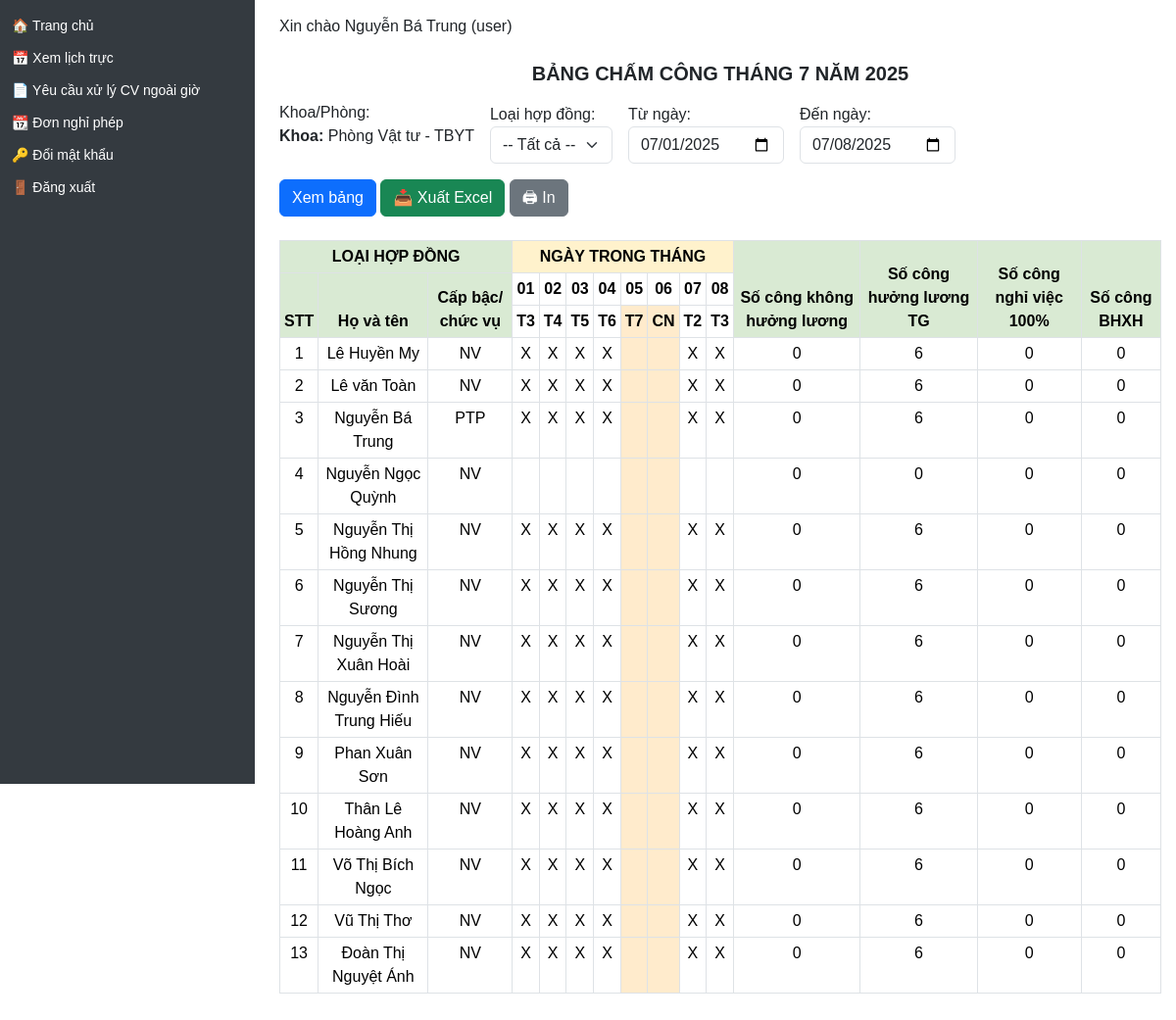
The page /bang-cham-cong (signed in) on the database its author committed.
### models/user.py (models this page shows)
class User(db.Model, UserMixin):
    __tablename__ = 'user'
    id = db.Column(db.Integer, primary_key=True)
    name = db.Column(db.String(100), nullable=False)
    username = db.Column(db.String(50), unique=True, nullable=False)
    password = db.Column(db.String(100), nullable=False)
    role = db.Column(db.String(20))  # admin / manager / user
    department = db.Column(db.String(100))
    position = db.Column(db.String(50))  # Bác sĩ / Điều dưỡng / KTV...
    contract_type = db.Column(db.String(50))  # Hợp đồng / Biên chế / v.v.
    email = db.Column(db.String(120))
    phone = db.Column(db.String(20))
    start_year = db.Column(db.Integer)  # ✅ Năm vào công tác (mới thêm)
    schedules = relationship("Schedule", back_populates="user")
    leave_requests = relationship('LeaveRequest', back_populates='user')

### app.py (the view, shortened to what this page needs)
@app.route('/bang-cham-cong')
def bang_cham_cong():
    from datetime import datetime, timedelta, date
    from sqlalchemy import or_
    user_role = session.get('role')
    user_dept = session.get('department')
    today = datetime.today()
    start_date = request.args.get('start', today.replace(day=1).strftime('%Y-%m-%d'))
    end_date = request.args.get('end', today.strftime('%Y-%m-%d'))
    raw_department = request.args.get('department', '').strip()
    if user_role == 'admin':
        selected_department = raw_department if raw_department else None
        if selected_department:
            query = User.query.filter(User.department == selected_department)
        else:
            query = User.query  # không lọc theo khoa
    else:
        selected_department = user_dept
        query = User.query.filter(User.department == selected_department)
    selected_contract = request.args.get('contract_type', '')
    print_filter = request.args.get('print_filter') == 'yes'
    start = datetime.strptime(start_date, '%Y-%m-%d').date()
    end = datetime.strptime(end_date, '%Y-%m-%d').date()
    days_in_range = [start + timedelta(days=i) for i in range((end - start).days + 1)]
    users = query.order_by(User.name).all()
    schedules = Schedule.query.join(Shift).filter(
        Schedule.user_id.in_([u.id for u in users]),
        Schedule.work_date.between(start, end)
    ).all()
    schedule_map = {}
    summary = {user.id: {'kl': 0, 'tg': 0, '100': 0, 'bhxh': 0} for user in users}
    used_keys = set()
    for s in schedules:
        key = (s.user_id, s.work_date)
        if key in used_keys:
            continue
        used_keys.add(key)
        code = s.shift.code.upper() if s.shift and s.shift.code else 'X'
        schedule_map[key] = code
        if code == "KL":
            summary[s.user_id]['kl'] += 1
        elif code in ["X", "XĐ", "XĐ16", "XĐ24", "XĐ2", "XĐ3", "XĐL16", "XĐL24"] or code.startswith("XĐ") or code.startswith("XĐL"):
            summary[s.user_id]['tg'] += 1
        elif code in ["/X", "/NT"]:
            summary[s.user_id]['tg'] += 0.5
            summary[s.user_id]['100'] += 0.5
        elif code in ["NB", "P", "H", "CT", "L", "NT", "PC", "NBL", "PT"]:
            summary[s.user_id]['100'] += 1
        elif code in ["Ô", "CÔ", "DS", "TS", "TN"]:
            summary[s.user_id]['bhxh'] += 1
    holidays = [
        date(2025, 1, 1),
        date(2025, 4, 30),
        date(2025, 5, 1),
        date(2025, 9, 2),
    ]
    if user_role == 'admin':
        departments = [d[0] for d in db.session.query(User.department).filter(User.department != None).distinct().all()]
    else:
        departments = [user_dept]
    now = datetime.today()
    month = start.month
    year = start.year
    return render_template("bang_cham_cong.html",
                    users=users,
                    departments=departments,
                    days_in_month=days_in_range,
                    schedule_map=schedule_map,
                    summary=summary,
                    holidays=holidays,
                    selected_department=selected_department,
                    selected_contract=selected_contract,
                    start_date=start_date,
                    end_date=end_date,
                    month=month,
                    year=year,
                    now=now
    )

### app.py (called while the page is built)
@login_manager.user_loader
def load_user(user_id):
    return db.session.get(User, int(user_id))

@app.context_processor
def inject_user():
    user = None
    if 'user_id' in session:
        user = db.session.get(User, session['user_id'])
    return dict(user=user)

@app.context_processor
def inject_helpers():
    return dict(get_titled_names=get_titled_names)

@app.context_processor
def inject_helpers():
    return dict(get_titled_names=get_titled_names)

### templates/bang_cham_cong.html (shortened to what this page needs)
{% extends "layout.html" %}
{% block content %}
<div class="d-print-block mb-3" style="width: 100%;">
  <h5 class="mt-4 mb-3 fw-bold text-uppercase"
      style="position: relative; left: 50%; transform: translateX(-50%); text-align: center;">
    BẢNG CHẤM CÔNG THÁNG {{ month }} NĂM {{ year }}
  </h5>
</div>
<form method="GET" class="d-flex gap-3 flex-wrap align-items-end mb-4">
  <div>
    <label for="department" class="form-label mb-0">Khoa/Phòng:</label>
    {% if user.role == 'admin' %}
      <select name="department" class="form-select">
      <option value="">-- Tất cả --</option>
        {% for dept in departments %}
          <option value="{{ dept }}" {% if dept == selected_department %}selected{% endif %}>{{ dept }}</option>
        {% endfor %}
      </select>
    {% else %}
      <p><strong>Khoa:</strong> {{ selected_department }}</p>
    {% endif %}
  </div>
  <div>
    <label for="contract_type" class="form-label mb-0">Loại hợp đồng:</label>
    <select name="contract_type" class="form-select">
      <option value="">-- Tất cả --</option>
    </select>
  </div>
  <div>
    <label class="form-label mb-0">Từ ngày:</label>
    <input type="date" name="start" class="form-control" value="{{ start_date }}">
  </div>
  <div>
    <label class="form-label mb-0">Đến ngày:</label>
    <input type="date" name="end" class="form-control" value="{{ end_date }}">
  </div>
  <div>
    <button type="submit" class="btn btn-primary">Xem bảng</button>
    <a href="/export-cham-cong?start={{ start_date }}&end={{ end_date }}
    {% if selected_department %}&department={{ selected_department }}{% endif %}
    {% if selected_contract %}&contract_type={{ selected_contract }}{% endif %}"
    class="btn btn-success">📥 Xuất Excel</a>
    <button type="button" class="btn btn-secondary" onclick="window.print()">🖨 In</button>
  </div>
</form>
<table class="table table-bordered table-sm text-center">
  <thead>
    <tr>
      <th colspan="3" style="background-color:#d9ead3; font-weight:bold;">
        {% set contract_label = selected_contract.strip().lower() if selected_contract else '' %}
        {% if contract_label == 'hợp đồng' %}
          HỢP ĐỒNG
        {% elif contract_label == 'biên chế' %}
          BIÊN CHẾ
        {% else %}
          LOẠI HỢP ĐỒNG
        {% endif %}
      </th>
      <th colspan="{{ days_in_month|length }}" style="background-color:#fff2cc; font-weight:bold;">NGÀY TRONG THÁNG</th>
      <th rowspan="3" style="background-color:#d9ead3;">Số công không hưởng lương</th>
      <th rowspan="3" style="background-color:#d9ead3;">Số công hưởng lương TG</th>
      <th rowspan="3" style="background-color:#d9ead3;">Số công nghỉ việc 100%</th>
      <th rowspan="3" style="background-color:#d9ead3;">Số công BHXH</th>
    </tr>
    <tr>
      <th rowspan="2" style="background-color:#d9ead3;">STT</th>
      <th rowspan="2" class="hoten" style="background-color:#d9ead3;">Họ và tên</th>
      <th rowspan="2" style="background-color:#d9ead3;">Cấp bậc/ chức vụ</th>
      {% for day in days_in_month %}
        <th>{{ "%02d"|format(day.day) }}</th>
      {% endfor %}
    </tr>
    <tr>
      {% set thu_map = ['T2', 'T3', 'T4', 'T5', 'T6', 'T7', 'CN'] %}
      {% for day in days_in_month %}
        {% set thu = thu_map[day.weekday()] %}
        <th class="{% if day.weekday() in [5,6] or day in holidays %}weekend-holiday{% endif %}">{{ thu }}</th>
      {% endfor %}
    </tr>
  </thead>
  <tbody>
    {% for user in users %}
    <tr>
      <td>{{ loop.index }}</td>
      <td>{{ user.name }}</td>
      <td>{{ user.position }}</td>
      {% for day in days_in_month %}
        {% set code = schedule_map.get((user.id, day), '') %}
        <td class="{% if day.weekday() in [5,6] or day in holidays %}weekend-holiday{% endif %}">{{ code }}</td>
      {% endfor %}
      <td>{{ summary[user.id]['kl'] }}</td>
      <td>{{ summary[user.id]['tg'] }}</td>
      <td>{{ summary[user.id]['100'] }}</td>
      <td>{{ summary[user.id]['bhxh'] }}</td>
    </tr>
    {% endfor %}
  </tbody>
</table>
    {% set dept_lower = (selected_department | default('') | lower) %}
{% endblock %}

### templates/layout.html (shortened to what this page needs)
<!DOCTYPE html>
<html lang="vi">
<head>
  <link rel="stylesheet" href="https://cdn.jsdelivr.net/npm/bootstrap@5.3.3/dist/css/bootstrap.min.css">
</head>
<body>
  <div class="sidebar">
    <ul>
      <li><a href="/">🏠 Trang chủ</a></li>
      {% if session.get('role') in ['admin', 'user', 'manager'] %}
	<li><a href="/schedule">📅 Xem lịch trực</a></li>
	<li><a href="/yeu-cau-xu-ly-cong-viec">📄 Yêu cầu xử lý CV ngoài giờ</a></li>
	<li><a href="/leaves">📆 Đơn nghỉ phép</a></li>
      {% endif %}
      <li><a href="/change-password">🔑 Đổi mật khẩu</a></li>
      <li><a href="/logout">🚪 Đăng xuất</a></li>
    </ul>
  </div>
  <div class="content">
    {% if user %}
      <p class="d-print-none">Xin chào {{ user.name }} ({{ user.role }})</p>
    {% else %}
      <p>Xin chào Khách</p>
    {% endif %}
    {% block content %}{% endblock %}
  </div>
</body>
</html>

### templates/layout.html (style rules this page uses)
body { margin: 0; font-family: Arial, sans-serif; }
.sidebar { height: 100vh; width: 260px; position: fixed; top: 0; left: 0; background-color: #343a40; padding-top: 10px; color: white; }
.sidebar ul { list-style-type: none; padding: 0; }
.sidebar ul li { padding: 6px 12px; font-size: 14px; }
.sidebar ul li a { color: white; text-decoration: none; display: block; }
.content { margin-left: 270px; padding: 15px; }

### templates/bang_cham_cong.html (style rules this page uses)
.weekend-holiday { background-color: #ffebcc !important; }

### rows shown on the page
User: name "Nguyễn Bá Trung", role "user", position "PTP", days_in_month "X" "X" "X" "X" "X" "X", summary "0", summary "6"
User: name "Lê Huyền My", position "NV", days_in_month "X" "X" "X" "X" "X" "X", summary "0", summary "6"
User: name "Lê văn Toàn", position "NV", days_in_month "X" "X" "X" "X" "X" "X", summary "0", summary "6"
User: name "Nguyễn Ngọc Quỳnh", position "NV", summary "0"
User: name "Nguyễn Thị Hồng Nhung", position "NV", days_in_month "X" "X" "X" "X" "X" "X", summary "0", summary "6"
User: name "Nguyễn Thị Sương", position "NV", days_in_month "X" "X" "X" "X" "X" "X", summary "0", summary "6"
User: name "Nguyễn Thị Xuân Hoài", position "NV", days_in_month "X" "X" "X" "X" "X" "X", summary "0", summary "6"
User: name "Nguyễn Đình Trung Hiếu", position "NV", days_in_month "X" "X" "X" "X" "X" "X", summary "0", summary "6"
User: name "Phan Xuân Sơn", position "NV", days_in_month "X" "X" "X" "X" "X" "X", summary "0", summary "6"
User: name "Thân Lê Hoàng Anh", position "NV", days_in_month "X" "X" "X" "X" "X" "X", summary "0", summary "6"
User: name "Võ Thị Bích Ngọc", position "NV", days_in_month "X" "X" "X" "X" "X" "X", summary "0", summary "6"
User: name "Vũ Thị Thơ", position "NV", days_in_month "X" "X" "X" "X" "X" "X", summary "0", summary "6"
User: name "Đoàn Thị Nguyệt Ánh", position "NV", days_in_month "X" "X" "X" "X" "X" "X", summary "0", summary "6"

### other values the page prints
{{ month }} "7"
{{ year }} "2025"
{{ selected_department }} "Phòng Vật tư - TBYT"
{{ "%02d"|format(day.day) }} "01" "02" "03" "04" "05" "06" "07" "08"
{{ thu }} "T3" "T4" "T5" "T6" "T7" "CN" "T2" "T3"
